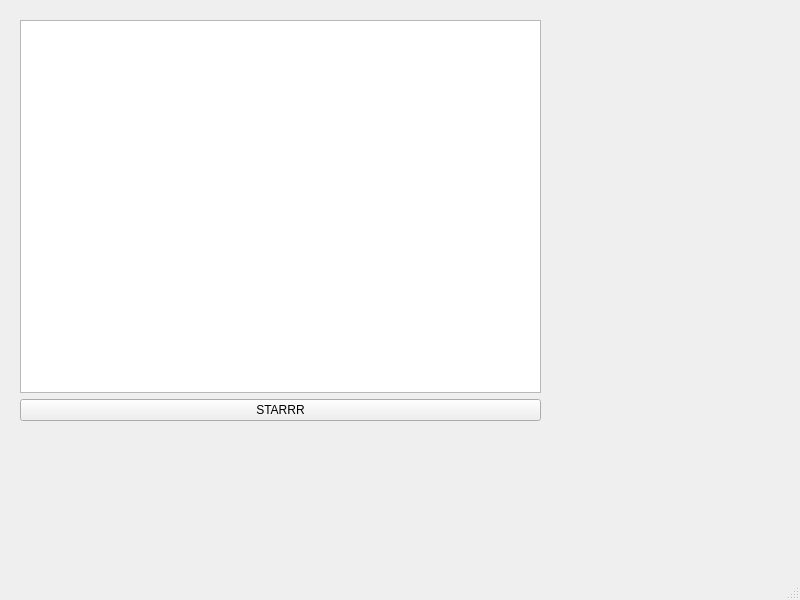
<?xml version="1.0" encoding="UTF-8"?>
<ui version="4.0">
 <class>MainWindow</class>
 <widget class="QMainWindow" name="MainWindow">
  <property name="geometry">
   <rect>
    <x>0</x>
    <y>0</y>
    <width>800</width>
    <height>600</height>
   </rect>
  </property>
  <property name="windowTitle">
   <string>MainWindow</string>
  </property>
  <widget class="QWidget" name="centralwidget">
   <widget class="QWidget" name="">
    <property name="geometry">
     <rect>
      <x>20</x>
      <y>20</y>
      <width>521</width>
      <height>401</height>
     </rect>
    </property>
    <layout class="QVBoxLayout" name="verticalLayout">
     <item>
      <widget class="QGraphicsView" name="graphicsView"/>
     </item>
     <item>
      <widget class="QPushButton" name="pushButton">
       <property name="text">
        <string>STARRR</string>
       </property>
      </widget>
     </item>
    </layout>
   </widget>
  </widget>
  <widget class="QMenuBar" name="menubar">
   <property name="geometry">
    <rect>
     <x>0</x>
     <y>0</y>
     <width>800</width>
     <height>22</height>
    </rect>
   </property>
  </widget>
  <widget class="QStatusBar" name="statusbar"/>
 </widget>
 <resources/>
 <connections/>
</ui>
